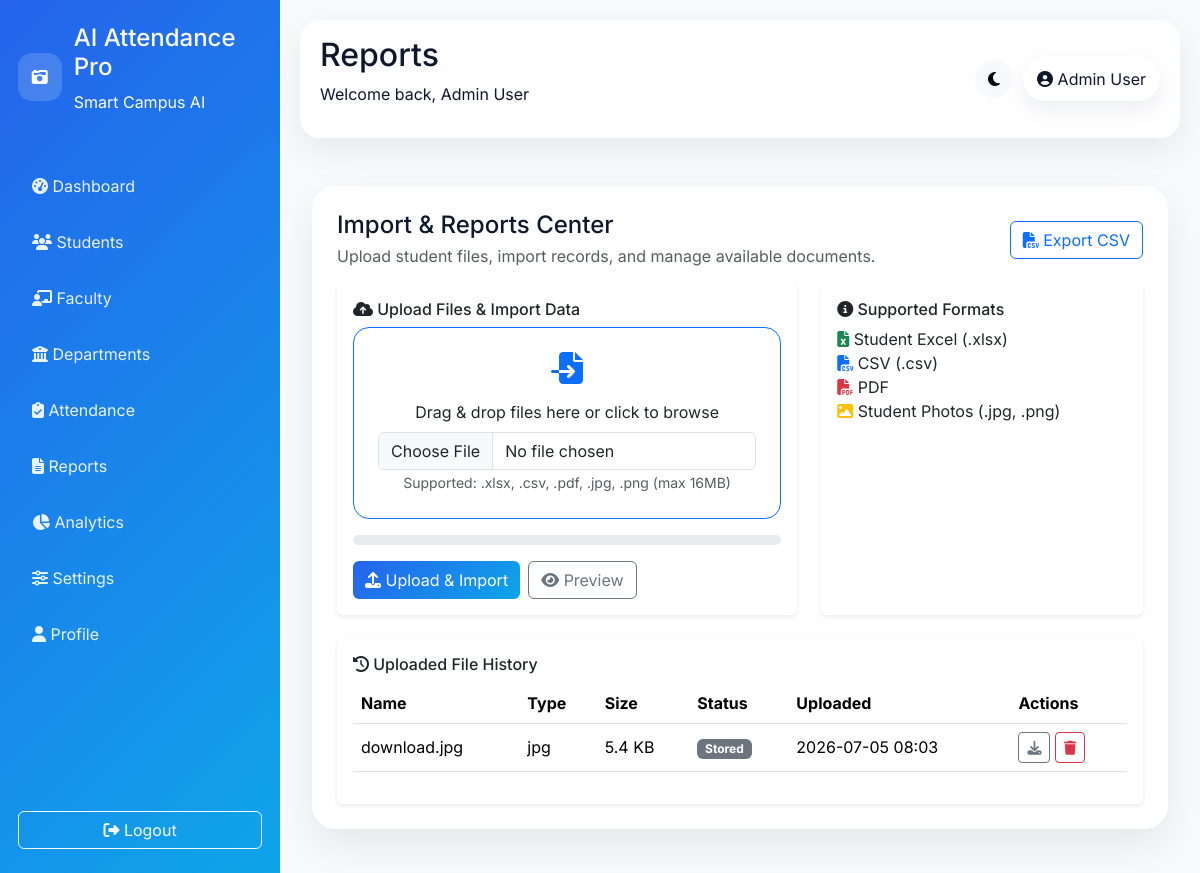
Screenshot of /reports (signed in) with the database file from the repository.
### models/__init__.py (models this page shows, shortened)
class User(db.Model):
    id = db.Column(db.Integer, primary_key=True)
    full_name = db.Column(db.String(120), nullable=False)
    email = db.Column(db.String(120), unique=True, nullable=False)
    password_hash = db.Column(db.String(255), nullable=False)
    role = db.Column(db.String(20), default='admin')
    created_at = db.Column(db.DateTime, default=db.func.now())

class UploadedFile(db.Model):
    id = db.Column(db.Integer, primary_key=True)
    original_name = db.Column(db.String(255), nullable=False)
    stored_name = db.Column(db.String(255), nullable=False)
    file_type = db.Column(db.String(80), nullable=False)
    file_size = db.Column(db.Integer, default=0)
    storage_path = db.Column(db.String(255), nullable=False)
    imported = db.Column(db.Boolean, default=False)
    import_summary = db.Column(db.Text, nullable=True)
    uploaded_at = db.Column(db.DateTime, default=db.func.now())

### app.py (the view)
@app.route('/reports')
@login_required
def reports():
    records = Attendance.query.order_by(Attendance.id.desc()).limit(30).all()
    uploads = UploadedFile.query.order_by(UploadedFile.id.desc()).all()
    return render_template('reports.html', records=records, uploads=uploads)

### app.py (called while the page is built)
@login_manager.user_loader
def load_user(user_id):
    return User.query.get(int(user_id))

@app.context_processor
def inject_globals():
    return {'site_name': 'AI Attendance Pro', 'now': datetime.utcnow()}

### templates/reports.html (shortened to what this page needs)
{% extends 'base.html' %}
{% block page_title %}Reports{% endblock %}
{% block content %}
<div class="glass-card p-4">
    <div class="d-flex justify-content-between align-items-center mb-3">
        <div>
            <h4 class="mb-1">Import & Reports Center</h4>
            <p class="text-muted mb-0">Upload student files, import records, and manage available documents.</p>
        </div>
        <a href="{{ url_for('export_csv') }}" class="btn btn-outline-primary"><i class="fa-solid fa-file-csv"></i> Export CSV</a>
    </div>
    <div class="row g-4">
        <div class="col-lg-7">
            <div class="card shadow-sm border-0">
                <div class="card-body">
                    <h6 class="card-title"><i class="fa-solid fa-cloud-arrow-up"></i> Upload Files & Import Data</h6>
                    <form id="uploadForm" action="{{ url_for('upload_report_file') }}" method="post" enctype="multipart/form-data">
                        <div class="upload-zone border border-primary border-dashed rounded-4 p-4 text-center" id="dropZone">
                            <i class="fa-solid fa-file-import fa-2x text-primary mb-3"></i>
                            <p class="mb-2">Drag & drop files here or click to browse</p>
                            <input class="form-control" type="file" name="file" id="fileInput" required>
                            <small class="text-muted">Supported: .xlsx, .csv, .pdf, .jpg, .png (max 16MB)</small>
                        </div>
                        <div class="progress mt-3" style="height: 10px;">
                        </div>
                        <div class="mt-3 d-flex gap-2">
                            <button type="submit" class="btn btn-primary"><i class="fa-solid fa-upload"></i> Upload & Import</button>
                            <button type="button" class="btn btn-outline-secondary" id="previewBtn"><i class="fa-solid fa-eye"></i> Preview</button>
                        </div>
                    </form>
                </div>
            </div>
        </div>
        <div class="col-lg-5">
            <div class="card shadow-sm border-0 h-100">
                <div class="card-body">
                    <h6 class="card-title"><i class="fa-solid fa-circle-info"></i> Supported Formats</h6>
                    <ul class="list-unstyled mb-0">
                        <li><i class="fa-solid fa-file-excel text-success"></i> Student Excel (.xlsx)</li>
                        <li><i class="fa-solid fa-file-csv text-primary"></i> CSV (.csv)</li>
                        <li><i class="fa-solid fa-file-pdf text-danger"></i> PDF</li>
                        <li><i class="fa-solid fa-image text-warning"></i> Student Photos (.jpg, .png)</li>
                    </ul>
                </div>
            </div>
        </div>
    </div>
    <div class="card shadow-sm border-0 mt-4">
        <div class="card-body">
            <h6 class="card-title"><i class="fa-solid fa-history"></i> Uploaded File History</h6>
            <div class="table-responsive">
                <table class="table table-hover align-middle">
                    <thead><tr><th>Name</th><th>Type</th><th>Size</th><th>Status</th><th>Uploaded</th><th>Actions</th></tr></thead>
                    <tbody>
                        {% for item in uploads %}
                        <tr>
                            <td>{{ item.original_name }}</td>
                            <td>{{ item.file_type }}</td>
                            <td>{{ (item.file_size / 1024) | round(1) }} KB</td>
                            <td>{% if item.imported %}<span class="badge text-bg-success">Imported</span>{% else %}<span class="badge text-bg-secondary">Stored</span>{% endif %}</td>
                            <td>{{ item.uploaded_at.strftime('%Y-%m-%d %H:%M') }}</td>
                            <td>
                                <a href="{{ url_for('download_upload', file_id=item.id) }}" class="btn btn-sm btn-outline-secondary"><i class="fa-solid fa-download"></i></a>
                                <form class="d-inline" method="post" action="{{ url_for('delete_upload', file_id=item.id) }}" onsubmit="return confirm('Delete this file?');"><input type="hidden" name="csrf_token" value="{{ csrf_token() }}"><button class="btn btn-sm btn-outline-danger"><i class="fa-solid fa-trash"></i></button></form>
                            </td>
                        </tr>
                        {% else %}
                        <tr><td colspan="6" class="text-center text-muted">No uploads yet.</td></tr>
                        {% endfor %}
                    </tbody>
                </table>
            </div>
        </div>
    </div>
</div>
{% endblock %}

### templates/base.html (shortened to what this page needs)
<!doctype html>
<html lang="en" class="h-100">
<head>
    <link href="https://cdn.jsdelivr.net/npm/bootstrap@5.3.3/dist/css/bootstrap.min.css" rel="stylesheet">
    <link href="https://cdnjs.cloudflare.com/ajax/libs/font-awesome/6.5.2/css/all.min.css" rel="stylesheet">
    <link href="https://cdnjs.cloudflare.com/ajax/libs/animate.css/4.1.1/animate.min.css" rel="stylesheet">
    <link rel="stylesheet" href="{{ url_for('static', filename='css/style.css') }}">
</head>
<body class="bg-soft" data-theme="light">
    <div class="page-wrapper">
        {% if current_user.is_authenticated %}
        <aside class="sidebar">
            <div class="brand">
                <div class="brand-icon"><i class="fa-solid fa-camera-retro"></i></div>
                <div>
                    <h4>{{ site_name }}</h4>
                    <p>Smart Campus AI</p>
                </div>
            </div>
            <nav class="nav-links">
                <a href="{{ url_for('dashboard') }}"><i class="fa-solid fa-gauge-high"></i> Dashboard</a>
                <a href="{{ url_for('students') }}"><i class="fa-solid fa-users"></i> Students</a>
                <a href="{{ url_for('faculty') }}"><i class="fa-solid fa-chalkboard-teacher"></i> Faculty</a>
                <a href="{{ url_for('departments') }}"><i class="fa-solid fa-building-columns"></i> Departments</a>
                <a href="{{ url_for('attendance') }}"><i class="fa-solid fa-clipboard-check"></i> Attendance</a>
                <a href="{{ url_for('reports') }}"><i class="fa-solid fa-file-lines"></i> Reports</a>
                <a href="{{ url_for('analytics') }}"><i class="fa-solid fa-chart-pie"></i> Analytics</a>
                <a href="{{ url_for('settings') }}"><i class="fa-solid fa-sliders"></i> Settings</a>
                <a href="{{ url_for('profile') }}"><i class="fa-solid fa-user"></i> Profile</a>
            </nav>
            <div class="sidebar-footer">
                <a href="{{ url_for('logout') }}" class="btn btn-outline-light w-100"><i class="fa-solid fa-right-from-bracket"></i> Logout</a>
            </div>
        </aside>
        {% endif %}
        <main class="main-content">
            {% if current_user.is_authenticated %}
            <header class="topbar">
                <div>
                    <h2>{% block page_title %}Dashboard{% endblock %}</h2>
                    <p>Welcome back, {{ current_user.full_name }}</p>
                </div>
                <div class="topbar-actions">
                    <button class="btn btn-light rounded-pill theme-toggle" type="button" aria-label="Toggle theme"><i class="fa-solid fa-moon"></i></button>
                    <a href="{{ url_for('profile') }}" class="user-pill"><i class="fa-solid fa-user-circle"></i> {{ current_user.full_name }}</a>
                </div>
            </header>
            {% endif %}
            <div class="container-fluid py-4">
                {% block content %}{% endblock %}
            </div>
        </main>
    </div>
</body>
</html>

### static/css/style.css (style rules this page uses)
:root { --primary: #2563EB; --secondary: #0EA5E9; --success: #10B981; --danger: #EF4444; --warning: #F59E0B; --bg: #F8FAFC; --text: #0f172a; --card: rgba(255,255,255,0.78); --border: rgba(255,255,255,0.6); }
* { box-sizing: border-box; }
body { font-family: 'Inter', sans-serif; background: linear-gradient(135deg, #eef5ff, #f8fbff); color: var(--text); }
.bg-soft { background: var(--bg); }
.page-wrapper { display: flex; min-height: 100vh; }
.sidebar { width: 280px; background: linear-gradient(135deg, var(--primary), var(--secondary)); color: white; padding: 24px 18px; display: flex; flex-direction: column; }
.brand { display: flex; align-items: center; gap: 12px; margin-bottom: 32px; }
.brand-icon { width: 48px; height: 48px; border-radius: 14px; display: grid; place-items: center; background: rgba(255,255,255,0.16); color: white; }
.nav-links { display: flex; flex-direction: column; gap: 8px; }
.nav-links a { color: rgba(255,255,255,0.9); text-decoration: none; padding: 12px 14px; border-radius: 12px; transition: .2s ease; }
.sidebar-footer { margin-top: auto; padding-top: 16px; }
.main-content { flex: 1; padding: 20px; }
.topbar { display: flex; justify-content: space-between; align-items: center; margin-bottom: 24px; padding: 16px 20px; border-radius: 20px; background: var(--card); backdrop-filter: blur(20px); box-shadow: 0 12px 35px rgba(15,23,42,0.08); }
.topbar-actions { display: flex; gap: 10px; align-items: center; }
.user-pill { background: white; padding: 10px 14px; border-radius: 999px; text-decoration: none; color: var(--text); box-shadow: 0 8px 20px rgba(15,23,42,0.07); }
.glass-card { background: var(--card); border: 1px solid var(--border); border-radius: 24px; box-shadow: 0 16px 40px rgba(15,23,42,0.08); backdrop-filter: blur(20px); }
.btn-primary { background: linear-gradient(135deg,var(--primary),var(--secondary)); border: none; }
.table { --bs-table-bg: transparent; }

### rows the page displays
User: full_name "Admin User"
UploadedFile: original_name "download.jpg", file_type "jpg", (item.file_size/1024)|round(1) "5.4", imported "Stored", uploaded_at "2026-07-05 08:03"

### other values shown
{{ site_name }} "AI Attendance Pro"
